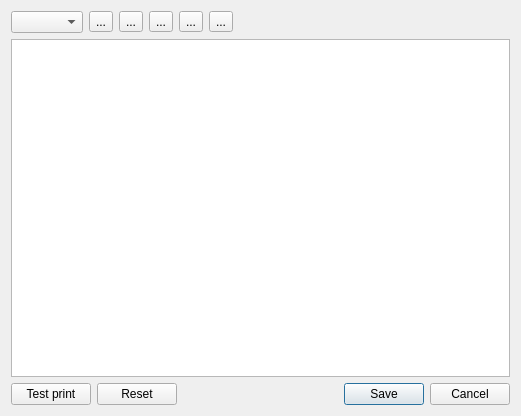
<?xml version="1.0" encoding="UTF-8"?>
<ui version="4.0">
 <class>DialogPrintTemplate</class>
 <widget class="QDialog" name="DialogPrintTemplate">
  <property name="geometry">
   <rect>
    <x>0</x>
    <y>0</y>
    <width>521</width>
    <height>416</height>
   </rect>
  </property>
  <property name="windowTitle">
   <string>Print template</string>
  </property>
  <layout class="QGridLayout" name="gridLayout">
   <item row="3" column="1">
    <widget class="QDialogButtonBox" name="buttonBox">
     <property name="standardButtons">
      <set>QDialogButtonBox::Cancel|QDialogButtonBox::Reset|QDialogButtonBox::Save</set>
     </property>
    </widget>
   </item>
   <item row="3" column="0">
    <widget class="QPushButton" name="pushButtonPrint">
     <property name="text">
      <string>Test print</string>
     </property>
    </widget>
   </item>
   <item row="1" column="0" colspan="2">
    <widget class="QTextEdit" name="textEditBody">
     <property name="font">
      <font>
       <family>Courier New</family>
      </font>
     </property>
     <property name="lineWrapMode">
      <enum>QTextEdit::FixedPixelWidth</enum>
     </property>
     <property name="lineWrapColumnOrWidth">
      <number>410</number>
     </property>
    </widget>
   </item>
   <item row="0" column="0" colspan="2">
    <layout class="QHBoxLayout" name="horizontalLayout_2">
     <item>
      <widget class="ESCPOSFontSizeComboBox" name="comboBoxFontType"/>
     </item>
     <item>
      <widget class="ESCPOSTextEditAlignLeft" name="toolButtonAlignLeft">
       <property name="toolTip">
        <string>Left align</string>
       </property>
       <property name="text">
        <string>...</string>
       </property>
       <property name="icon">
        <iconset resource="../qescpos_icons.qrc">
         <normaloff>:/icons/textleft.png</normaloff>:/icons/textleft.png</iconset>
       </property>
      </widget>
     </item>
     <item>
      <widget class="ESCPOSTextEditAlignCenter" name="toolButtonAlignCenter">
       <property name="toolTip">
        <string>Center align</string>
       </property>
       <property name="text">
        <string>...</string>
       </property>
       <property name="icon">
        <iconset resource="../qescpos_icons.qrc">
         <normaloff>:/icons/textcenter.png</normaloff>:/icons/textcenter.png</iconset>
       </property>
      </widget>
     </item>
     <item>
      <widget class="ESCPOSTextEditAlignRight" name="toolButtonAlignRight">
       <property name="toolTip">
        <string>Right align</string>
       </property>
       <property name="text">
        <string>...</string>
       </property>
       <property name="icon">
        <iconset resource="../qescpos_icons.qrc">
         <normaloff>:/icons/textright.png</normaloff>:/icons/textright.png</iconset>
       </property>
      </widget>
     </item>
     <item>
      <widget class="ESCPOSTextEditBold" name="toolButtonBold">
       <property name="text">
        <string>...</string>
       </property>
       <property name="icon">
        <iconset resource="../qescpos_icons.qrc">
         <normaloff>:/icons/textbold.png</normaloff>:/icons/textbold.png</iconset>
       </property>
      </widget>
     </item>
     <item>
      <widget class="ESCPOSTextEditUnderLine" name="toolButtonUnderLine">
       <property name="text">
        <string>...</string>
       </property>
       <property name="icon">
        <iconset resource="../qescpos_icons.qrc">
         <normaloff>:/icons/textunder.png</normaloff>:/icons/textunder.png</iconset>
       </property>
      </widget>
     </item>
     <item>
      <spacer name="horizontalSpacer">
       <property name="orientation">
        <enum>Qt::Horizontal</enum>
       </property>
       <property name="sizeHint" stdset="0">
        <size>
         <width>40</width>
         <height>20</height>
        </size>
       </property>
      </spacer>
     </item>
    </layout>
   </item>
  </layout>
 </widget>
 <customwidgets>
  <customwidget>
   <class>ESCPOSTextEditAlignLeft</class>
   <extends>QToolButton</extends>
   <header location="global">escpostexteditwidgets.h</header>
  </customwidget>
  <customwidget>
   <class>ESCPOSTextEditAlignRight</class>
   <extends>QToolButton</extends>
   <header location="global">escpostexteditwidgets.h</header>
  </customwidget>
  <customwidget>
   <class>ESCPOSTextEditAlignCenter</class>
   <extends>QToolButton</extends>
   <header location="global">escpostexteditwidgets.h</header>
  </customwidget>
  <customwidget>
   <class>ESCPOSTextEditBold</class>
   <extends>QToolButton</extends>
   <header location="global">escpostexteditwidgets.h</header>
  </customwidget>
  <customwidget>
   <class>ESCPOSTextEditUnderLine</class>
   <extends>QToolButton</extends>
   <header location="global">escpostexteditwidgets.h</header>
  </customwidget>
  <customwidget>
   <class>ESCPOSFontSizeComboBox</class>
   <extends>QComboBox</extends>
   <header location="global">escpostexteditwidgets.h</header>
  </customwidget>
 </customwidgets>
 <resources>
  <include location="../qescpos_icons.qrc"/>
 </resources>
 <connections/>
</ui>
